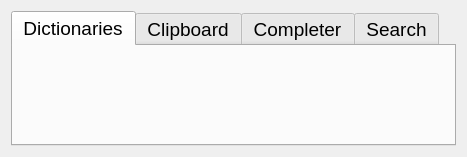
<?xml version="1.0" encoding="UTF-8"?>
<ui version="4.0">
 <class>settings</class>
 <widget class="QDialog" name="settings">
  <property name="geometry">
   <rect>
    <x>0</x>
    <y>0</y>
    <width>467</width>
    <height>157</height>
   </rect>
  </property>
  <property name="windowTitle">
   <string>Settings</string>
  </property>
  <property name="windowIcon">
   <iconset>
    <normaloff>icons/icon.png</normaloff>icons/icon.png</iconset>
  </property>
  <layout class="QGridLayout" name="gridLayout_3">
   <item row="0" column="0">
    <widget class="QTabWidget" name="tabWidget">
     <property name="font">
      <font>
       <pointsize>14</pointsize>
      </font>
     </property>
     <property name="currentIndex">
      <number>0</number>
     </property>
     <widget class="QWidget" name="tabDictionaries">
      <attribute name="title">
       <string>Dictionaries</string>
      </attribute>
     </widget>
     <widget class="QWidget" name="tabClipboard">
      <attribute name="title">
       <string>Clipboard</string>
      </attribute>
      <layout class="QGridLayout" name="gridLayout">
       <item row="0" column="0" colspan="3">
        <widget class="QCheckBox" name="clipboardEnable">
         <property name="font">
          <font>
           <pointsize>14</pointsize>
          </font>
         </property>
         <property name="text">
          <string>Clipboard checking enabled</string>
         </property>
        </widget>
       </item>
       <item row="1" column="1">
        <widget class="QLabel" name="label_2">
         <property name="font">
          <font>
           <pointsize>14</pointsize>
          </font>
         </property>
         <property name="text">
          <string>times 'ctrl-c' in</string>
         </property>
        </widget>
       </item>
       <item row="1" column="3">
        <widget class="QLabel" name="label">
         <property name="font">
          <font>
           <pointsize>14</pointsize>
          </font>
         </property>
         <property name="toolTip">
          <string>Number of seconds in which Ctrl-C must be double-clicked</string>
         </property>
         <property name="text">
          <string>seconds                </string>
         </property>
        </widget>
       </item>
       <item row="1" column="0">
        <widget class="QLineEdit" name="txtTimes">
         <property name="font">
          <font>
           <pointsize>14</pointsize>
          </font>
         </property>
        </widget>
       </item>
       <item row="1" column="2">
        <widget class="QLineEdit" name="txtSeconds">
         <property name="font">
          <font>
           <pointsize>14</pointsize>
          </font>
         </property>
         <property name="toolTip">
          <string>Number of seconds in which Ctrl-C must be double-clicked</string>
         </property>
        </widget>
       </item>
      </layout>
     </widget>
     <widget class="QWidget" name="tabCompleter">
      <attribute name="title">
       <string>Completer</string>
      </attribute>
      <layout class="QGridLayout" name="gridLayout_4">
       <item row="0" column="0">
        <widget class="QRadioButton" name="rbtnLemmata">
         <property name="font">
          <font>
           <pointsize>14</pointsize>
          </font>
         </property>
         <property name="text">
          <string>Lemmata</string>
         </property>
        </widget>
       </item>
       <item row="1" column="0">
        <widget class="QRadioButton" name="rbtnDeclinedWords">
         <property name="font">
          <font>
           <pointsize>14</pointsize>
          </font>
         </property>
         <property name="text">
          <string>Declined Words</string>
         </property>
        </widget>
       </item>
      </layout>
     </widget>
     <widget class="QWidget" name="tabSearch">
      <attribute name="title">
       <string>Search</string>
      </attribute>
      <layout class="QGridLayout" name="gridLayout_2">
       <item row="0" column="0">
        <widget class="QCheckBox" name="abstractEnabled">
         <property name="font">
          <font>
           <pointsize>14</pointsize>
          </font>
         </property>
         <property name="text">
          <string>Show abstract of definition</string>
         </property>
        </widget>
       </item>
      </layout>
     </widget>
    </widget>
   </item>
  </layout>
 </widget>
 <resources/>
 <connections/>
</ui>
